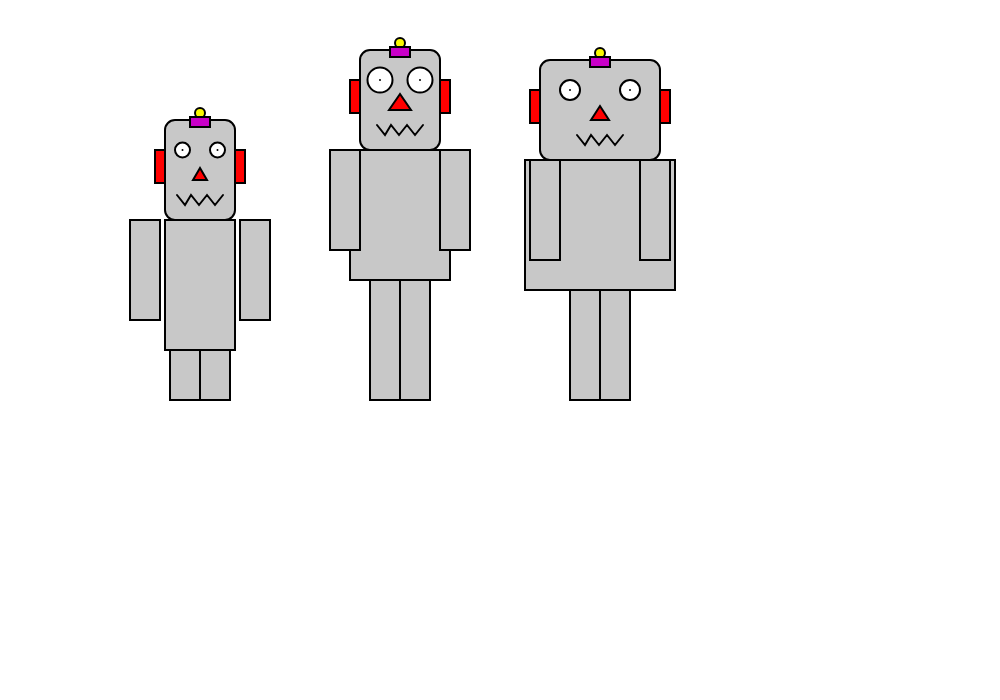
Frame 1 (no input)
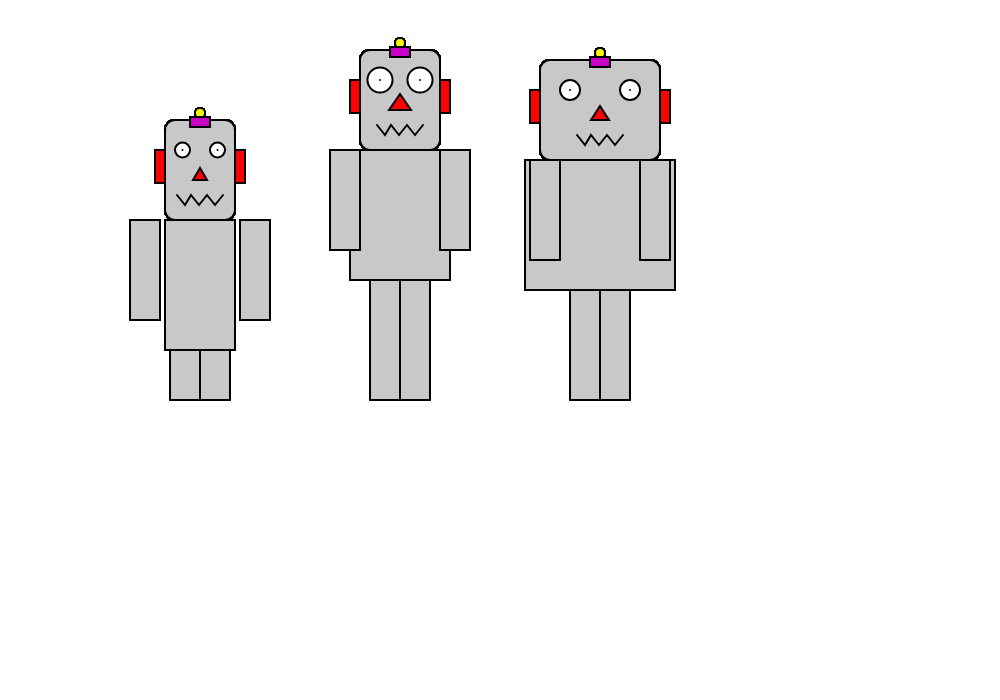
Frame 60 (no input)
Frame 120 (the mouse pressed at the canvas centre since frame 60): identical to frame 60, image omitted

The p5.js sketch that drew these frames (run headless with seeded random() and noise() and a simulated clock; from frame 60 on, the mouse is pressed at the canvas centre):

// p5.js sketch
// ── sketch.js
//Hack it - we are the robot family

//TASK 1. modify the code so that all three robots are drawn
//TASK 2. try changing the numbers to create your robot family
//TASK 3. create more arrays and use the values in them to add more variation to the robots

var robotWidths;
var robotHeights;
var headWidths;
var eyeSize;
var noseSize;

function setup()
{
	//create a canvas for the robot
	createCanvas(1000, 700);
    robotWidths = [70,100,150];
    robotHeights = [50,120,110];
    headWidths = [0.7,0.8,1.2];
    eyeSize = [15,25,20];
    noseSize = [8,4,6];//control nose size, the small the number the bigger is the nose,do not put number bigger than 13;

}

function draw()
{
	strokeWeight(2);
    translate(0, 400);

    for(var i=0 ; i<3 ; i++){
        translate(200,0);

    fill(200);
    rect(-robotWidths[i]/2, -robotHeights[i] - 130, robotWidths[i], 130);
    rect(-70, -robotHeights[i] - 130, 30, 100);
    rect(40,  -robotHeights[i] - 130, 30, 100);
    rect(-30, -robotHeights[i], 30, robotHeights[i]);
    rect(0,  -robotHeights[i], 30, robotHeights[i]);

    //robot heads
    fill(200);
    rect(-50* headWidths[i], -robotHeights[i] - 230, 100* headWidths[i], 100, 10);

    //ears
    fill(255, 0, 0);
    rect(-50 * headWidths[i] - 10, -robotHeights[i] - 200, 10, 33);
    rect(50 * headWidths[i], -robotHeights[i] - 200, 10, 33);

    //robots' antennas
    fill(250, 250, 0);
    ellipse(0, -robotHeights[i] - 237, 10, 10);
    fill(200, 0, 200);
    rect(-10, -robotHeights[i] - 233, 20, 10);

    //robot's eyes
    fill(255)
    ellipse(-25 * headWidths[i], -robotHeights[i] - 200, eyeSize[i], eyeSize[i]);
    point(-25 * headWidths[i], -robotHeights[i] - 200);
    ellipse(25 * headWidths[i], -robotHeights[i] - 200, eyeSize[i], eyeSize[i]);
    point(25 * headWidths[i], -robotHeights[i] - 200);

    //robots' nose
    fill(255, 0, 0);
    triangle(0, -robotHeights[i] - 190 + noseSize[i], -15+noseSize[i], -robotHeights[i] - 170,15-noseSize[i], -robotHeights[i] - 170);

    //robot mouth
    noFill();
    beginShape();
    vertex(-23, -robotHeights[i] - 155);
    vertex(-15, -robotHeights[i] - 145);
    vertex(-9, -robotHeights[i] - 155);
    vertex(-1, -robotHeights[i] - 145);
    vertex(7, -robotHeights[i] - 155);
    vertex(15, -robotHeights[i] - 145);
    vertex(23, -robotHeights[i] - 155);
    endShape();
    }
    

}
